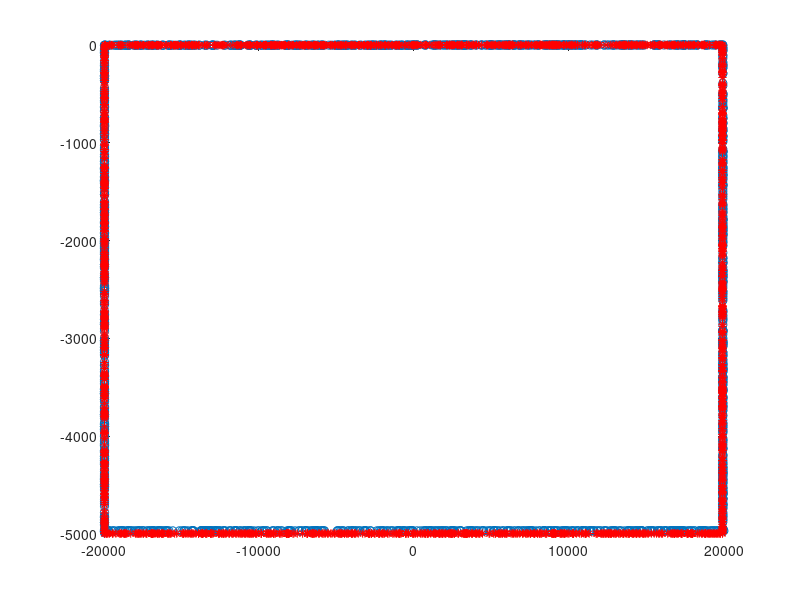

Here is the MATLAB script that generated this plot: (Note: this script raises an error after producing the figure.)
%this script is for tracking PID
%Oct 8, 2021
%Edit by BP
clear; clc; close all;

%Set all parameters
phi_max = 30*pi/180; %maximum steering angle in radians
L = 108; %Distance between front and rear wheels in cm
w = 80; l=150;
r = L/tan(phi_max); %radius of turning circle in cm
v = 1; %Velocity of 1 cm/s
p = 1700; %time steps in one period

%Create rectangle path (400m x50m)
init = [0 0]; %the initial point
c1 = [20000,0]; c2 = [20000,-5000]; c3 = [-20000,-5000]; c4 = [-20000,0]; %Specify co-ordinate at all corners
np1 = 250; np2 = 350; np3 = 500; np4 = 350; np5 = 250; %Specify number of points in each side
%generate randomly spaced values
random_p(1:np1) = sort(init(1)+rand(1,np1)*(c1(1)-init(1)),'ascend'); %x increases
random_p(np1+1:np1+np2) = sort(c1(2)+rand(1,np2)*(c2(2)-c1(2)),'descend'); %y decreases
random_p(np1+np2+1:np1+np2+np3) = sort(c2(1)+rand(1,np3)*(c3(1)-c2(1)),'descend'); %x decreases
random_p(np1+np2+np3+1:np1+np2+np3+np4) = sort(c3(2)+rand(1,np4)*(c4(2)-c3(2)),'ascend'); %y increases
random_p(np1+np2+np3+np4+1:np1+np2+np3+np4+np5) = sort(c4(1)+rand(1,np5)*(init(1)-c4(1)),'ascend'); %x increases

%Desired path
%Generate x-y co-ordinates in each side 
Desire.x(1) = init(1); Desire.y(1) = init(2);
marks_d = [" "]; %String vector containing number labels
for i=1:p
    if i<=np1 %x increases
        Desire.x(i+1) = random_p(i);
        Desire.y(i+1) = Desire.y(i);
    elseif i>np1 && i<=np1+np2 %y decreases
        Desire.x(i+1) = Desire.x(i);
        Desire.y(i+1) = random_p(i);
    elseif i>np1+np2 && i<=np1+np2+np3 %x decreases
        Desire.x(i+1) = random_p(i);
        Desire.y(i+1) = Desire.y(i);
    elseif i>np1+np2+np3 && i<=np1+np2+np3+np4 %y increases
        Desire.x(i+1) = Desire.x(i);
        Desire.y(i+1) = random_p(i);
    elseif i>np1+np2+np3+np4 %x increases
        Desire.x(i+1) = random_p(i);
        Desire.y(i+1) = Desire.y(i);
    end
    mark = num2str(i); %Store value of i in the string variable
    marks_d = [marks_d, mark]; %Store in the string vector
end

%Draw the desired path
figure; plot(Desire.x,Desire.y,'o');

%generate randomly spaced values
dev = 10; %Deviation 
random_p(1:np1) = sort(init(1)+rand(1,np1)*(c1(1)-init(1)),'ascend'); %x increases
random_p(np1+1:np1+np2) = sort(c1(2)+rand(1,np2)*(c2(2)-c1(2)),'descend'); %y decreases
random_p(np1+np2+1:np1+np2+np3) = sort(c2(1)+rand(1,np3)*(c3(1)-c2(1)),'descend'); %x decreases
random_p(np1+np2+np3+1:np1+np2+np3+np4) = sort(c3(2)+rand(1,np4)*(c4(2)-c3(2)),'ascend'); %y increases
random_p(np1+np2+np3+np4+1:np1+np2+np3+np4+np5) = sort(c4(1)+rand(1,np5)*(init(1)-c4(1)),'ascend'); %x increases
%Actual path
%Generate x-y co-ordinates in each side 
Actual.x(1) = init(1); Actual.y(1) = init(2);
marks_a = [" "]; %String vector containing number labels
for i=1:p
    if i<=np1 %x increases
        Actual.x(i+1) = random_p(i);
        Actual.y(i+1) = Actual.y(i);
    elseif i>np1 && i<=np1+np2 %y decreases
        Actual.x(i+1) = Actual.x(i);
        Actual.y(i+1) = random_p(i);
    elseif i>np1+np2 && i<=np1+np2+np3 %x decreases
        Actual.x(i+1) = random_p(i);
        Actual.y(i+1) = Actual.y(i);
    elseif i>np1+np2+np3 && i<=np1+np2+np3+np4 %y increases
        Actual.x(i+1) = Actual.x(i);
        Actual.y(i+1) = random_p(i);
    elseif i>np1+np2+np3+np4 %x increases
        Actual.x(i+1) = random_p(i);
        Actual.y(i+1) = Actual.y(i);
    end
    mark = num2str(i); %Store value of i in the string variable
    marks_a = [marks_a, mark]; %Store in the string vector
end
%Draw the path
hold on; plot(Actual.x,Actual.y,'r*');

%%
% %Draw the paths from initial point to final point
% init = 10; final = 40;
% figure;
% for i = init:final
%     plot(Desire.x(i),Desire.y(i),'o'); hold on
%     text(Desire.x(i),Desire.y(i),marks_d(i),'VerticalAlignment','bottom','HorizontalAlignment','right');
%     plot(Actual.x(i),Actual.y(i),'r*'); hold on
%     text(Actual.x(i),Actual.y(i),marks_a(i),'VerticalAlignment','bottom','HorizontalAlignment','left');
% end

%%
%Find the shortest distance from a point to a linear line
W = [Desire.x; Desire.y]; %matrix with 2 rows
P = [Actual.x; Actual.y]; %matrix with 2 rows

%%
%This figure; displays the current vehicle's point compared with the passed
%and ahead waypoints

for i = 1:1690%1:length(P)-1
    [next(:,i),pass(:,i),next_index(i),pass_index(i)] = nextWP(W,P(:,i),i);
    %Plot the current point compared with the passed and ahead points
    figure;plot(next(1,i),next(2,i),'o'); hold on;
    text(next(1,i),next(2,i),marks_d(next_index(i)+1),'VerticalAlignment','bottom','HorizontalAlignment','right');
    plot(pass(1,i),pass(2,i),'o'); hold on;
    text(pass(1,i),pass(2,i),marks_d(pass_index(i)+1),'VerticalAlignment','bottom','HorizontalAlignment','right');
    plot(P(1,i),P(2,i),'k*'); hold on;
    text(P(1,i),P(2,i),marks_a(i+1),'VerticalAlignment','bottom','HorizontalAlignment','right'); hold on;
    
    %Calculate CTE
    e(i) = cte(W(:,next_index(i)),W(:,next_index(i)+1),P(:,i));
end
figure; subplot 411; plot(Actual.x); title('x'); subplot 412; plot(Actual.y); title('y');
subplot 413; plot(e); title('CTE'); subplot 414; plot(Desire.x,Desire.y);


% %Vehicle model
% theta = 0; x = init(1); y = init(2);
% phi = -30*pi/180;
% %Set time
% ti = 0; tf = p; ts = 1;
% %initial time = 0s, final time = 1699s, sample time = 1s
% t = ti:ts:tf;
% 
% [T,X] = ode45(@motion,t,[theta x y phi]);
% figure;  plot(X(:,2),X(:,3));
% 
